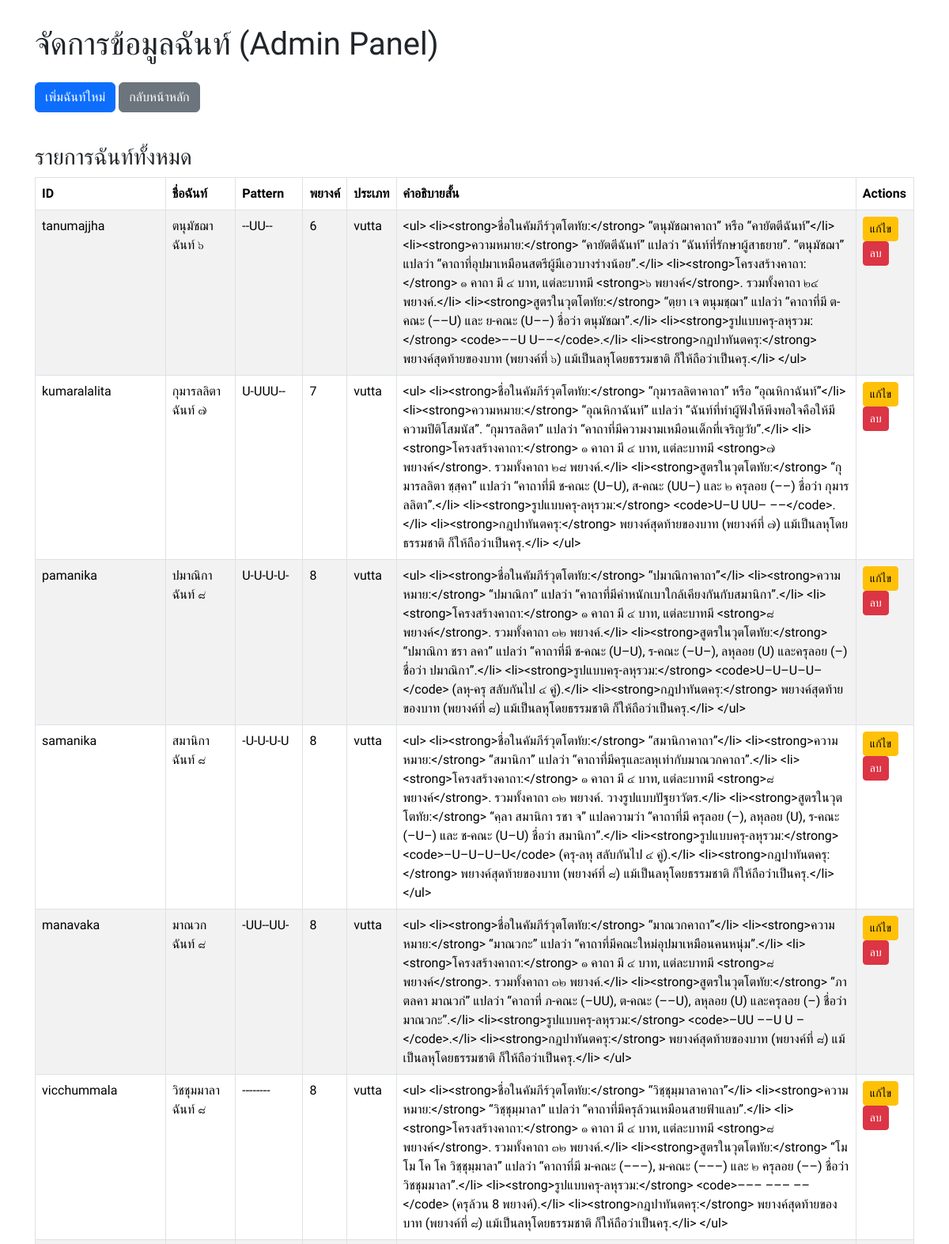
The page /admin (signed in, upper part) on the database its author committed.
### models.py (models this page shows, shortened)
class Chanda(db.Model):
    id = db.Column(db.Integer, primary_key=True)
    chanda_id = db.Column(db.String(50), unique=True, nullable=False)
    name = db.Column(db.String(100), nullable=False)
    pattern = db.Column(db.String(200), nullable=False)
    syllable_count = db.Column(db.Integer, nullable=False)
    chanda_type = db.Column(db.String(50), nullable=False, default='vutta')
    description_short = db.Column(db.Text, nullable=True)
    pariyat_url = db.Column(db.String(500), nullable=True)

### app.py (the view)
    @app.route('/admin')
    @login_required
    def admin_home():
        chandas = Chanda.query.order_by(Chanda.syllable_count).all()
        return render_template('admin/index.html', chandas=chandas)

### templates/admin/index.html (shortened to what this page needs)
<!DOCTYPE html>
<html lang="th">
<head>
    <link href="https://cdn.jsdelivr.net/npm/bootstrap@5.3.3/dist/css/bootstrap.min.css" rel="stylesheet">
</head>
<body>
    <div class="container">
        <h1 class="mb-4">จัดการข้อมูลฉันท์ (Admin Panel)</h1>
        <a href="{{ url_for('admin_add_chanda') }}" class="btn btn-primary mb-3">เพิ่มฉันท์ใหม่</a>
        <a href="{{ url_for('index') }}" class="btn btn-secondary mb-3">กลับหน้าหลัก</a>
        <h3 class="mt-4">รายการฉันท์ทั้งหมด</h3>
        <table class="table table-bordered table-striped">
            <thead>
                <tr>
                    <th>ID</th>
                    <th>ชื่อฉันท์</th>
                    <th>Pattern</th>
                    <th>พยางค์</th>
                    <th>ประเภท</th>
                    <th>คำอธิบายสั้น</th>
                    <th>Actions</th>
                </tr>
            </thead>
            <tbody>
                {% for chanda in chandas %}
                <tr>
                    <td>{{ chanda.chanda_id }}</td>
                    <td>{{ chanda.name }}</td>
                    <td>{{ chanda.pattern }}</td>
                    <td>{{ chanda.syllable_count }}</td>
                    <td>{{ chanda.chanda_type }}</td>
                    <td>{{ chanda.description_short }}</td>
                    <td>
                        <a href="{{ url_for('admin_edit_chanda', chanda_id=chanda.chanda_id) }}" class="btn btn-sm btn-warning">แก้ไข</a>
                        <form action="{{ url_for('admin_delete_chanda', chanda_id=chanda.chanda_id) }}" method="POST" style="display:inline;" onsubmit="return confirm('คุณแน่ใจหรือไม่ที่ต้องการลบฉันท์นี้?');">
                            <button type="submit" class="btn btn-sm btn-danger">ลบ</button>
                        </form>
                    </td>
                </tr>
                {% endfor %}
            </tbody>
        </table>
    </div>
</body>
</html>

### templates/admin/index.html (style rules this page uses)
body { font-family: 'Sarabun', sans-serif; padding: 2rem; }

### rows shown on the page
Chanda: chanda_id "tanumajjha", name "ตนุมัชฌาฉันท์ ๖", pattern "--UU--", syllable_count "6", chanda_type "vutta", description_short "<ul> <li><strong>ชื่อในคัมภีร์วุตโตทัย:</strong> “ตนุมัชฌาคาถา” หรือ “คายัตตีฉันท์”</li> <li><strong>ความหมาย:</strong> “คายัตตีฉันท์” แปลว่า “ฉันท์ที่รักษาผู้สาธยาย”. “ตนุมัชฌา” แปลว่า “คาถาที่อุปมาเหมือนสตรีผู้มีเอวบางร่างน้อย”.</li> <li><strong>โครงสร้างคาถา:</strong> ๑ คาถา มี ๔ บาท, แต่ละบาทมี <strong>๖ พยางค์</strong>. รวมทั้งคาถา ๒๔ พยางค์.</li> <li><strong>สูตรในวุตโตทัย:</strong> “ตฺยา เจ ตนุมชฺฌา” แปลว่า “คาถาที่มี ต-คณะ (––U) และ ย-คณะ (U––) ชื่อว่า ตนุมัชฌา”.</li> <li><strong>รูปแบบครุ-ลหุรวม:</strong> <code>––U U––</code>.</li> <li><strong>กฎปาทันตครุ:</strong> พยางค์สุดท้ายของบาท (พยางค์ที่ ๖) แม้เป็นลหุโดยธรรมชาติ ก็ให้ถือว่าเป็นครุ.</li> </ul>"
Chanda: chanda_id "kumaralalita", name "กุมารลลิตาฉันท์ ๗", pattern "U-UUU--", syllable_count "7", chanda_type "vutta", description_short "<ul> <li><strong>ชื่อในคัมภีร์วุตโตทัย:</strong> “กุมารลลิตาคาถา” หรือ “อุณหิกาฉันท์”</li> <li><strong>ความหมาย:</strong> “อุณหิกาฉันท์” แปลว่า “ฉันท์ที่ทำผู้ฟังให้พึงพอใจคือให้มีความปีติโสมนัส”. “กุมารลลิตา” แปลว่า “คาถาที่มีความงามเหมือนเด็กที่เจริญวัย”.</li> <li><strong>โครงสร้างคาถา:</strong> ๑ คาถา มี ๔ บาท, แต่ละบาทมี <strong>๗ พยางค์</strong>. รวมทั้งคาถา ๒๘ พยางค์.</li> <li><strong>สูตรในวุตโตทัย:</strong> “กุมารลลิตา ชฺสฺคา” แปลว่า “คาถาที่มี ช-คณะ (U–U), ส-คณะ (UU–) และ ๒ ครุลอย (––) ชื่อว่า กุมารลลิตา”.</li> <li><strong>รูปแบบครุ-ลหุรวม:</strong> <code>U–U UU– ––</code>.</li> <li><strong>กฎปาทันตครุ:</strong> พยางค์สุดท้ายของบาท (พยางค์ที่ ๗) แม้เป็นลหุโดยธรรมชาติ…"
Chanda: chanda_id "pamanika", name "ปมาณิกาฉันท์ ๘", pattern "U-U-U-U-", syllable_count "8", chanda_type "vutta", description_short "<ul> <li><strong>ชื่อในคัมภีร์วุตโตทัย:</strong> “ปมาณิกาคาถา”</li> <li><strong>ความหมาย:</strong> “ปมาณิกา” แปลว่า “คาถาที่มีคำหนักเบาใกล้เคียงกันกับสมานิกา”.</li> <li><strong>โครงสร้างคาถา:</strong> ๑ คาถา มี ๔ บาท, แต่ละบาทมี <strong>๘ พยางค์</strong>. รวมทั้งคาถา ๓๒ พยางค์.</li> <li><strong>สูตรในวุตโตทัย:</strong> “ปมาณิกา ชรา ลคา” แปลว่า “คาถาที่มี ช-คณะ (U–U), ร-คณะ (–U–), ลหุลอย (U) และครุลอย (–) ชื่อว่า ปมาณิกา”.</li> <li><strong>รูปแบบครุ-ลหุรวม:</strong> <code>U–U–U–U–</code> (ลหุ-ครุ สลับกันไป ๔ คู่).</li> <li><strong>กฎปาทันตครุ:</strong> พยางค์สุดท้ายของบาท (พยางค์ที่ ๘) แม้เป็นลหุโดยธรรมชาติ ก็ให้ถือว่าเป็นครุ.</li> </ul>"
Chanda: chanda_id "samanika", name "สมานิกาฉันท์ ๘", pattern "-U-U-U-U", syllable_count "8", chanda_type "vutta", description_short "<ul> <li><strong>ชื่อในคัมภีร์วุตโตทัย:</strong> “สมานิกาคาถา”</li> <li><strong>ความหมาย:</strong> “สมานิกา” แปลว่า “คาถาที่มีครุและลหุเท่ากับมาณวกคาถา”.</li> <li><strong>โครงสร้างคาถา:</strong> ๑ คาถา มี ๔ บาท, แต่ละบาทมี <strong>๘ พยางค์</strong>. รวมทั้งคาถา ๓๒ พยางค์. วางรูปแบบปัฐยาวัตร.</li> <li><strong>สูตรในวุตโตทัย:</strong> “คฺลา สมานิกา รชา จ” แปลความว่า “คาถาที่มี ครุลอย (–), ลหุลอย (U), ร-คณะ (–U–) และ ช-คณะ (U–U) ชื่อว่า สมานิกา”.</li> <li><strong>รูปแบบครุ-ลหุรวม:</strong> <code>–U–U–U–U</code> (ครุ-ลหุ สลับกันไป ๔ คู่).</li> <li><strong>กฎปาทันตครุ:</strong> พยางค์สุดท้ายของบาท (พยางค์ที่ ๘) แม้เป็นลหุโดยธรรมชาติ ก็ให้ถือว่าเป็นครุ.</li> </ul>"
Chanda: chanda_id "manavaka", name "มาณวกฉันท์ ๘", pattern "-UU--UU-", syllable_count "8", chanda_type "vutta", description_short "<ul> <li><strong>ชื่อในคัมภีร์วุตโตทัย:</strong> “มาณวกคาถา”</li> <li><strong>ความหมาย:</strong> “มาณวกะ” แปลว่า “คาถาที่มีคณะใหม่อุปมาเหมือนคนหนุ่ม”.</li> <li><strong>โครงสร้างคาถา:</strong> ๑ คาถา มี ๔ บาท, แต่ละบาทมี <strong>๘ พยางค์</strong>. รวมทั้งคาถา ๓๒ พยางค์.</li> <li><strong>สูตรในวุตโตทัย:</strong> “ภา ตลคา มาณวกํ” แปลว่า “คาถาที่ ภ-คณะ (–UU), ต-คณะ (––U), ลหุลอย (U) และครุลอย (–) ชื่อว่า มาณวกะ”.</li> <li><strong>รูปแบบครุ-ลหุรวม:</strong> <code>–UU ––U U –</code>.</li> <li><strong>กฎปาทันตครุ:</strong> พยางค์สุดท้ายของบาท (พยางค์ที่ ๘) แม้เป็นลหุโดยธรรมชาติ ก็ให้ถือว่าเป็นครุ.</li> </ul>"
Chanda: chanda_id "vicchummala", name "วิชชุมมาลาฉันท์ ๘", pattern "--------", syllable_count "8", chanda_type "vutta", description_short "<ul> <li><strong>ชื่อในคัมภีร์วุตโตทัย:</strong> “วิชฺชุมฺมาลาคาถา”</li> <li><strong>ความหมาย:</strong> “วิชฺชุมฺมาลา” แปลว่า “คาถาที่มีครุล้วนเหมือนสายฟ้าแลบ”.</li> <li><strong>โครงสร้างคาถา:</strong> ๑ คาถา มี ๔ บาท, แต่ละบาทมี <strong>๘ พยางค์</strong>. รวมทั้งคาถา ๓๒ พยางค์.</li> <li><strong>สูตรในวุตโตทัย:</strong> “โม โม โค โค วิชฺชุมฺมาลา” แปลว่า “คาถาที่มี ม-คณะ (–––), ม-คณะ (–––) และ ๒ ครุลอย (––) ชื่อว่า วิชชุมมาลา”.</li> <li><strong>รูปแบบครุ-ลหุรวม:</strong> <code>––– ––– ––</code> (ครุล้วน 8 พยางค์).</li> <li><strong>กฎปาทันตครุ:</strong> พยางค์สุดท้ายของบาท (พยางค์ที่ ๘) แม้เป็นลหุโดยธรรมชาติ ก็ให้ถือว่าเป็นครุ.</li> </ul>"
